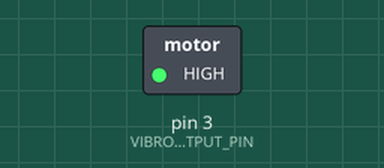
Recording of a sketch running on a simulated Arduino Uno, built with avr-gcc and run on an emulated ATmega328P. Parts: switched loads named in the sketch (green lamp = pin HIGH). Dashed ring = blinking.

Above: at 0.5 s.
Timing chart, 0 to 4.6 s (numbered marks = the images above):
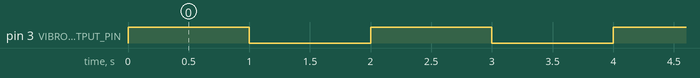

The sketch:

adv_output_2-1.ino
```cpp
const int VIBROMOTOR_OUTPUT_PIN = 3;

void setup() {
  // put your setup code here, to run once:
  pinMode(VIBROMOTOR_OUTPUT_PIN, OUTPUT);
}

void loop() {
  // put your main code here, to run repeatedly:
  digitalWrite(VIBROMOTOR_OUTPUT_PIN, HIGH);
  delay(1000);
  digitalWrite(VIBROMOTOR_OUTPUT_PIN, LOW);
  delay(1000);
}
```

Measured:
- by itself, pin 3 (VIBROMOTOR_OUTPUT_PIN): alternates HIGH for 1.0 s and LOW for 1.0 s
